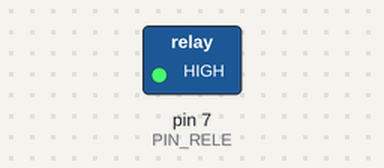
Recording of a sketch running on a simulated Arduino Uno, built with avr-gcc and run on an emulated ATmega328P. On the bench: switched loads named in the sketch (green lamp = pin HIGH).

Above: at 1.0 s.
At 3.0 s:
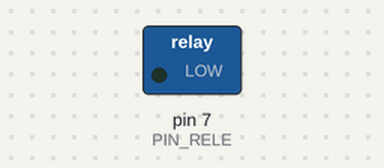
Timing chart, 0 to 5.2 s (numbered marks = the images above):
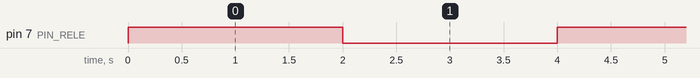

Measured:
- by itself, pin 7 (PIN_RELE): alternates HIGH for 2.0 s and LOW for 2.0 s

The sketch:

exemplo1.ino
```cpp
/*
  Exemplo: Controle de Relé com Arduino
  Liga e desliga um relé no pino 7 a cada 2 segundos.
  Professor Claudio Roberto da Silva
*/

#define PIN_RELE 7   // Pino de controle do relé

void setup() {
  pinMode(PIN_RELE, OUTPUT);
  digitalWrite(PIN_RELE, LOW); // Relé inicia desligado
}

void loop() {
  digitalWrite(PIN_RELE, HIGH); // Liga relé
  delay(2000);                  // Aguarda 2s
  digitalWrite(PIN_RELE, LOW);  // Desliga relé
  delay(2000);                  // Aguarda 2s
}
```
